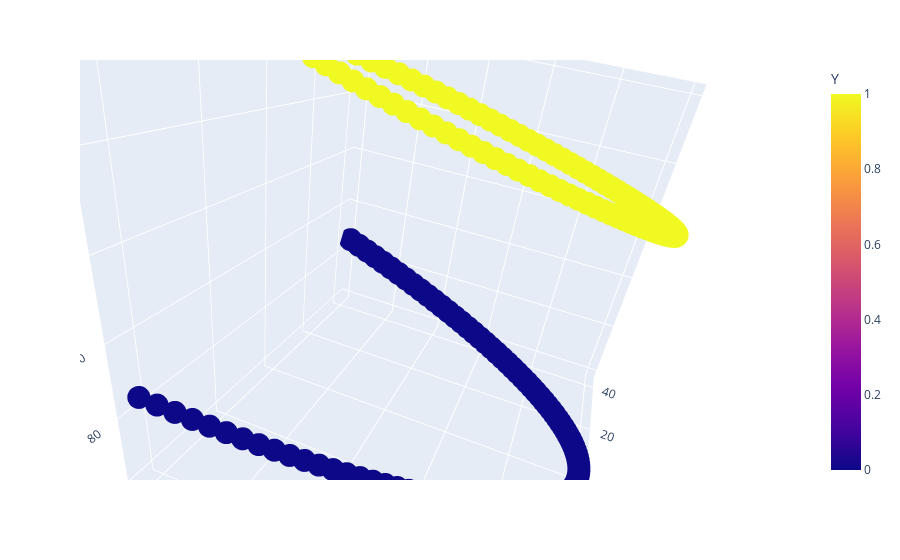

The cell this chart's notebook holds for it:
### Code cell
import plotly.express as px

fig = px.scatter_3d(df, x = 'X1_Square', y = 'X2_Square', z = 'X1 * X2', color = 'Y')
fig.show()

### Figure 1 — Plotly figure (JSON) as saved in the notebook; plotly's stock layout.template omitted (floating-point values rounded to 4 significant figures; data arrays with more than 128 entries replaced by an {"elided": "..."} marker saying what was removed)
{"data": [{"hovertemplate": "X1_Square=%{x}<br>X2_Square=%{y}<br>X1 * X2=%{z}<br>Y=%{marker.color}<extra></extra>", "legendgroup": "", "marker": {"color": {"elided": "400 int values"}, "coloraxis": "coloraxis", "symbol": "circle"}, "mode": "markers", "name": "", "scene": "scene", "showlegend": false, "type": "scatter3d", "x": {"elided": "400 float values"}, "y": {"elided": "400 float values"}, "z": {"elided": "400 float values"}}], "layout": {"autosize": true, "coloraxis": {"colorbar": {"title": {"text": "Y"}}, "colorscale": [[0, "#0d0887"], [0.1111, "#46039f"], [0.2222, "#7201a8"], [0.3333, "#9c179e"], [0.4444, "#bd3786"], [0.5556, "#d8576b"], [0.6667, "#ed7953"], [0.7778, "#fb9f3a"], [0.8889, "#fdca26"], [1, "#f0f921"]]}, "legend": {"tracegroupgap": 0}, "margin": {"t": 60}, "scene": {"aspectmode": "auto", "aspectratio": {"x": 1, "y": 1, "z": 1}, "camera": {"center": {"x": 0, "y": 0, "z": 0}, "eye": {"x": -0.5666, "y": -0.2467, "z": -1.08}, "projection": {"type": "perspective"}, "up": {"x": -0.2209, "y": 0.3326, "z": 0.9168}}, "domain": {"x": [0, 1], "y": [0, 1]}, "xaxis": {"title": {"text": "X1_Square"}, "type": "linear"}, "yaxis": {"title": {"text": "X2_Square"}, "type": "linear"}, "zaxis": {"title": {"text": "X1 * X2"}, "type": "linear"}}}}
